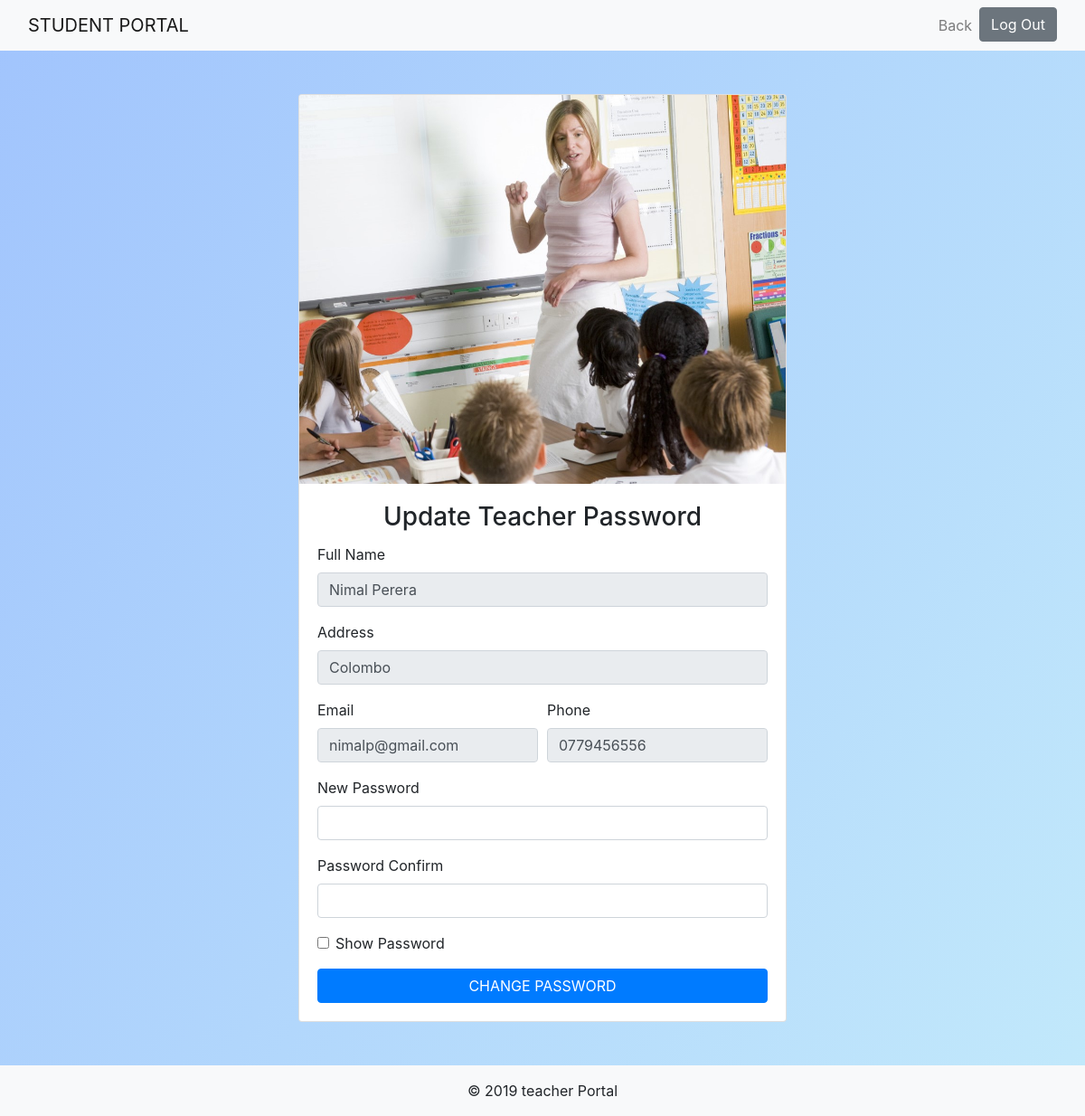
Screenshot of /pages/teacher-password.php?teacher_id=3 (signed in) with the database file from the repository.
### tables this page shows
CREATE TABLE IF NOT EXISTS `teacher` (
  `teacher_id` int(11) NOT NULL AUTO_INCREMENT,
  `email` varchar(45) NOT NULL,
  `password` varchar(45) NOT NULL,
  `name` varchar(45) NOT NULL,
  `phone` varchar(45) NOT NULL,
  `address` varchar(45) NOT NULL,
  `last_login` varchar(45) NOT NULL,
  `is_deleted` int(11) NOT NULL,
  PRIMARY KEY (`teacher_id`)
);

### pages/teacher-password.php (the view, shortened to what this page needs)
<?php require_once('../includes/connection.php') ?>
<?php
	$name = '';
	$address = '';
	$phone = '';
	$email = '';
	if(isset($_GET['teacher_id'])){
		$teacher_id = mysqli_real_escape_string($connection, $_GET['teacher_id']);
		$query = "SELECT * FROM teacher WHERE teacher_id = {$teacher_id} LIMIT 1";
		$result_set = mysqli_query($connection, $query);
		if($result_set){
			if(mysqli_num_rows($result_set) == 1){
				$result = mysqli_fetch_assoc($result_set);
				$name = $result['name'];
				$address = $result['address'];
				$phone = $result['phone'];
				$email = $result['email'];
			}else{
				header('Location: teacher-details.php?err=not_found');
			}
		}else{
			header('Location: teacher-details.php?err=query_failed');
		}
	}
?>
<!DOCTYPE html>
<html>
<head>
	<link rel="stylesheet" href="https://maxcdn.bootstrapcdn.com/bootstrap/4.0.0/css/bootstrap.min.css">
    <link rel="stylesheet" type="text/css" href="../css/styles.css">
</head>
<body>
	<header>
		<nav class="navbar navbar-expand-md navbar-light bg-light sticky-top">
			<div class="container-fluid">
            	<a class="navbar-brand" href="../index.php">STUDENT PORTAL</a>
            	<div class="collapse navbar-collapse" id="navbar-responsive">
                	<ul class="navbar-nav ml-auto">
                		<li class="nav-item"><a class="nav-link" href="teacher-details.php">Back</a></li>
                    	<li class="nav-item"><a class="btn btn-secondary btn-block" href="logout.php">Log Out</a></li>
                	</ul>
            	</div>
        	</div>
		</nav>
	</header>
	<main class="container padding">
		<div class="row">
			<div class="col-sm-12 col-md-6 mx-auto">
				<div class="card card-signin my-5">
					<img src="../assets/teacher.jpg" class="card-img-top" alt="teacher Image">
					<div class="card-body">
						<h3 class="card-title text-center">Update Teacher Password</h3>
						<form action="teacher-password.php" method="post">
							<div class="form-row">
								<div class="form-group col-md-12">
									<label for="name">Full Name</label>
									<input type="text" name="full_name" class="form-control" <?php echo 'value="'.$name.'"'; ?> disabled>
								</div>
								<div class="form-group col-md-12">
									<label for="address">Address</label>
									<input type="text" name="address" class="form-control" <?php echo 'value="'.$address.'"'; ?> disabled>
								</div>
								<div class="form-group col-sm-12 col-md-6">
									<label for="email">Email</label>
									<input type="email" name="email" class="form-control" <?php echo 'value="'.$email.'"'; ?> disabled>
								</div>
								<div class="form-group col-sm-12 col-md-6">
									<label for="phone">Phone</label>
									<input type="text" name="phone" class="form-control" <?php echo 'value="'.$phone.'"'; ?> disabled>
								</div>
								<div class="form-group col-sm-12 col-md-12">
									<label for="password">New Password</label>
									<input type="password" id="password" name="password" class="form-control">
								</div>
								<div class="form-group col-sm-12 col-md-12">
									<label for="password">Password Confirm</label>
									<input type="password" id="password" name="password_confirm" class="form-control">
								</div>
								<div class="form-group col-sm-12 col-md-12">
    								<div class="form-check">
      									<input class="form-check-input" id="showpassword" name="showpassword" type="checkbox" id="showpassword">
      									<label class="form-check-label" for="gridCheck">Show Password</label>
    								</div>
  								</div>
							</div>
							<button type="submit" class="btn btn-primary text-uppercase btn-block" name="submit">Change Password</button>
						</form>
					</div>
				</div>
			</div>
		</div>
	</main>
	<footer class="footer">
        <div class="container-fluid padding bg-light">
            <div class="row text-center">
                <div class="col-12 pt-3">
                    <p>&copy; 2019 teacher Portal</p>
                </div>
            </div>
        </div>
    </footer>
</body>
</html>

### css/styles.css (style rules this page uses)
* { margin: 0; padding: 0; }
body { background-image: linear-gradient(120deg, #a1c4fd 0%, #c2e9fb 100%); background-repeat: no-repeat; background-attachment: fixed; background-size: cover; height: 100vh; }

### rows the page displays
teacher: full_name "Nimal Perera", address "Colombo", email "nimalp@gmail.com", phone "0779456556"
